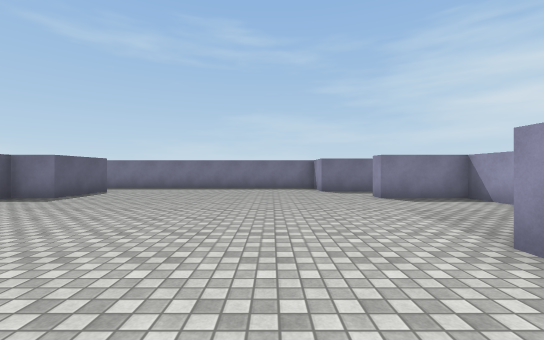
view 1 (above)

22 first-person views from a walk through a Unity game level. The camera is 1.3 m above the floor, looks level and sees 90° across. The floor is counted in squares, 2 m on a side. Each view is taken from the middle of a square. On the plan, view 1 faces up. The plan holds only what a view shows up to about 9 squares ahead; the rest is blank. The place goes on beyond the plan. Surface patterns are stand-ins for the level's own textures.

view 2
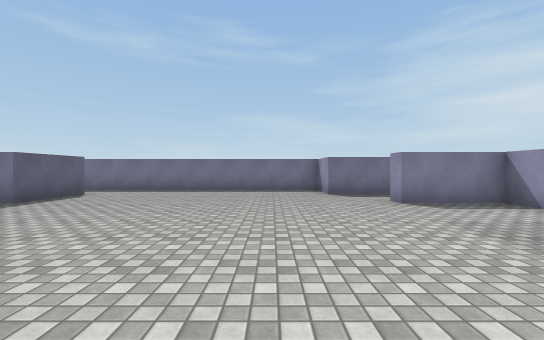

view 3
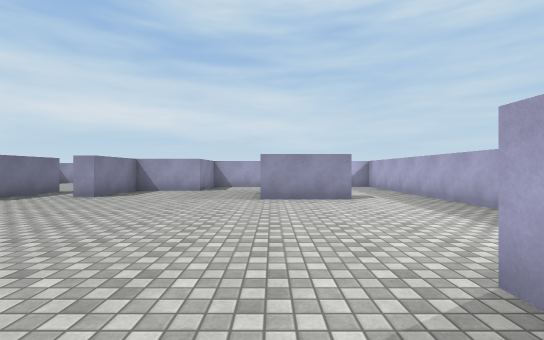

view 4
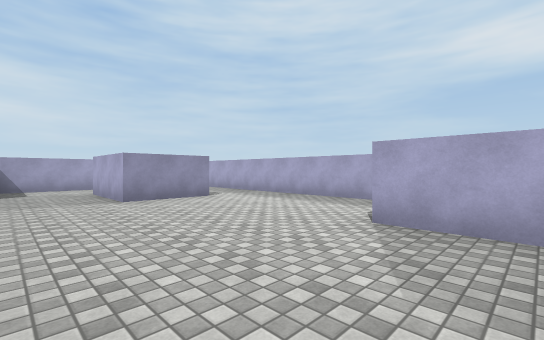

view 5
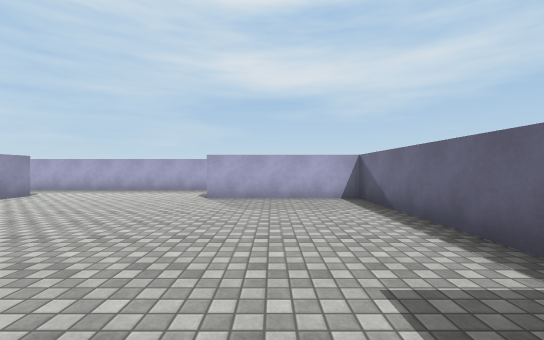

view 6
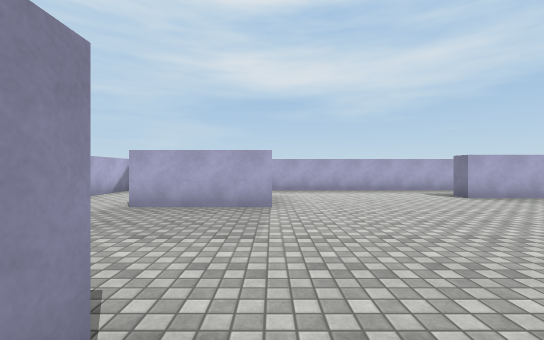

view 7
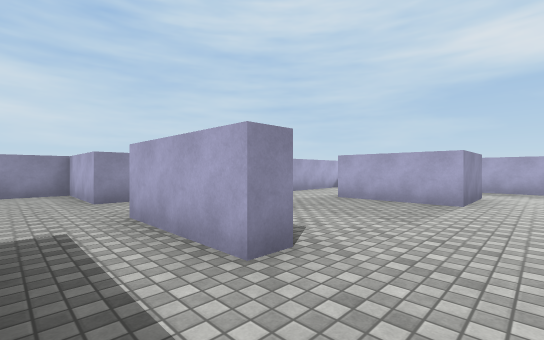

view 8
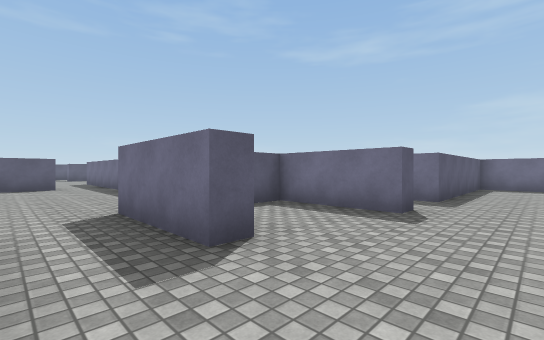

view 9
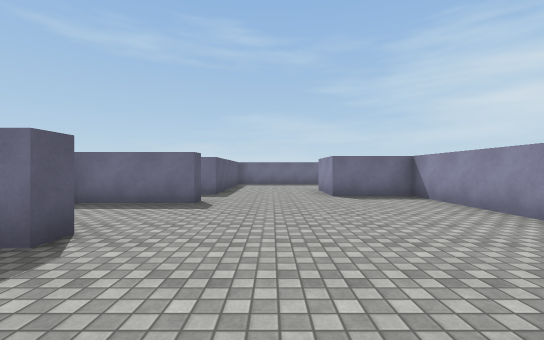

view 10
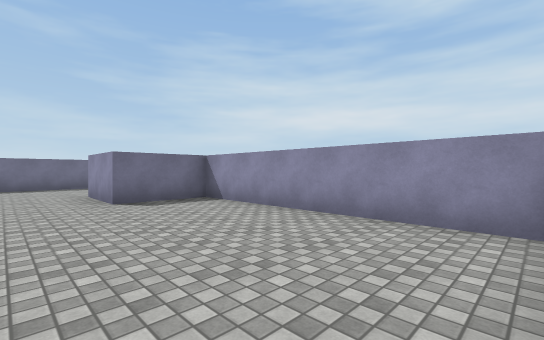

view 11
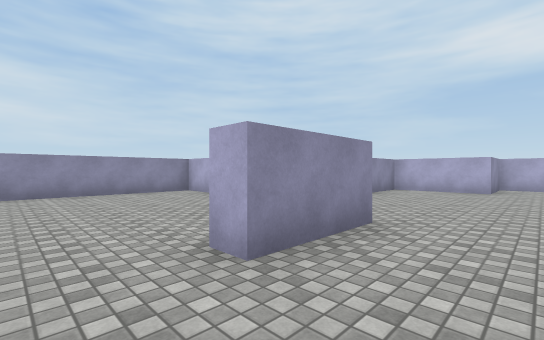

view 12
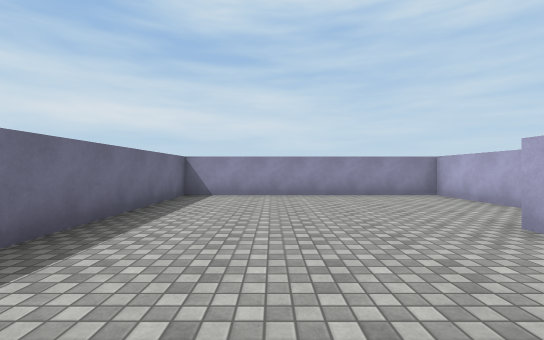

view 13
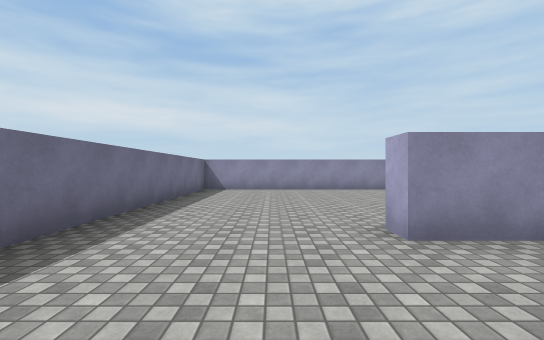

view 14
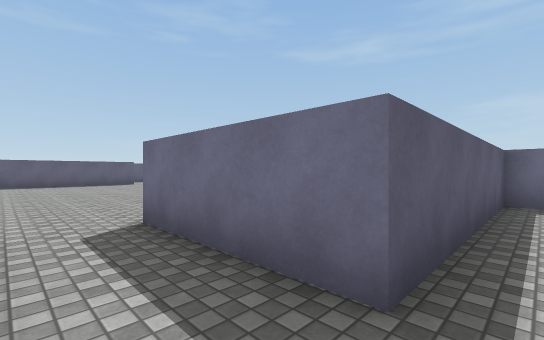

view 15
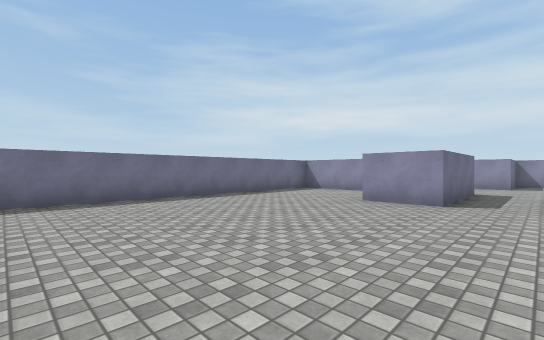

view 16
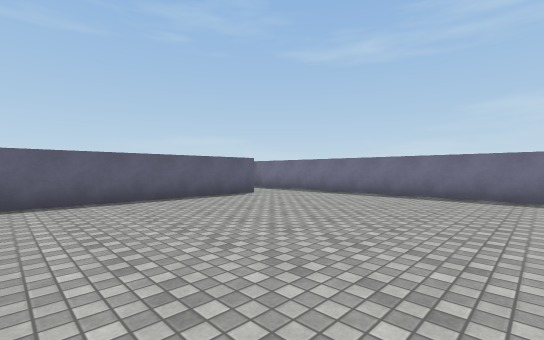

view 17
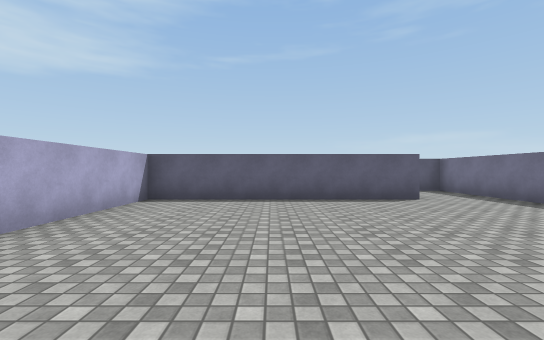

view 18
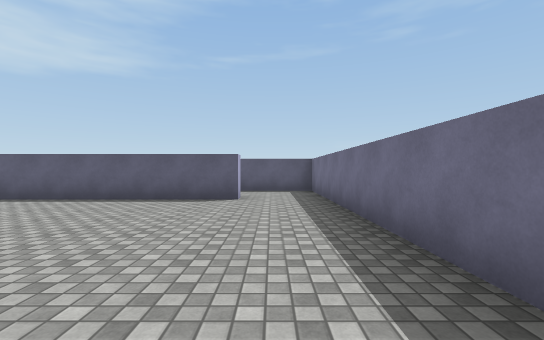

view 19
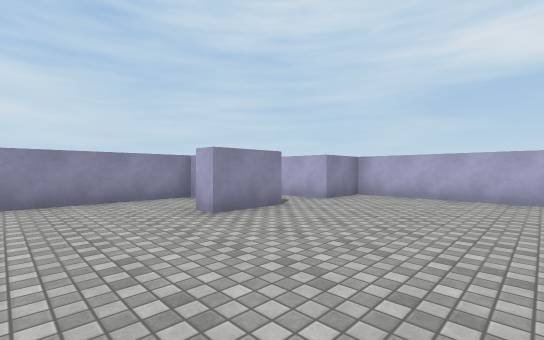

view 20
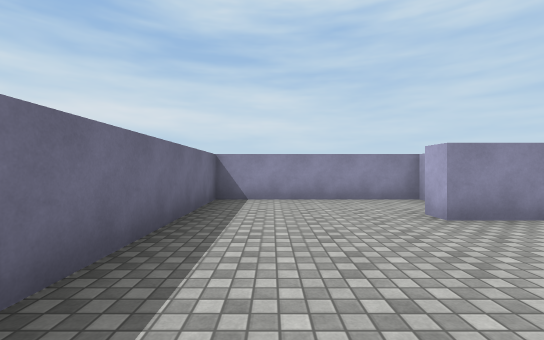

view 21
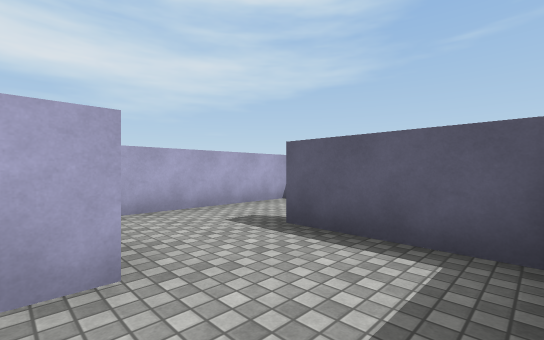

view 22
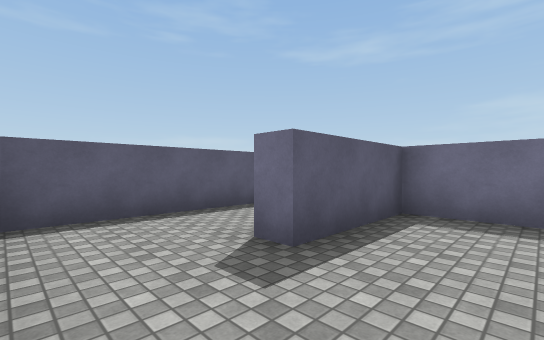

### Floor plan
Points are (right, up) in squares from view 1. A wall is a line through its corners. A room is listed if a view was taken in it or the views show most of it. See-through windows are left out.
Room 1 (views 1, 2, 3, 4, 5, 6, 7)
walls: (2, 0.1) (2, 2.2) (4.5, 2.2); (5, 4.2) (4.5, 4.2) (4.5, 6.2) (2.5, 6.2) (2.5, 6.7) (5, 6.7); (4, 8.3) (1.5, 8.3) (1.5, 9.8) (-6, 9.8); (-2.4, -1.8) (5, -1.8); (-6, 6.2) (-6, 0.7) (-2.5, 0.7) (-2.5, 0.2); (-5, 8.2) (-5, 6.8); (6.5, -1.6) (6.5, 4)
ways out: opening at (3.5, 7) to room 2; opening at (-5, 9); opening at (-3.5, -1)
objects: block (-5, 6)
Room 2 (views 8, 9, 10, 11, 12, 13, 14)
walls: (4.5, 11.8) (4.5, 11.3) (2, 11.3); (11.6, 11.7) (14, 11.7) (14, 18.2) (4.5, 18.2) (4.5, 13.3) (1.5, 13.3); (4, 8.8) (4, 8.3); (1.5, 11.7) (2.9, 11.7); (6, 4.7) (7, 4.7) (7, 6.7) (9.5, 6.7) (9.5, 12.7) (7.5, 12.7) (7.5, 14.7) (8, 14.7)
ways out: opening at (3.5, 7) to room 1; opening at (2, 12) to room 3
Room 3 (views 15, 16, 17, 18, 19, 20, 21)
walls: (-2, 10.3) (1.5, 10.3) (1.5, 11.7); (1.5, 13.3) (1.5, 14.7) (2, 14.7); (-8.5, 16.3) (-8, 16.3) (-8, 10.3) (-4.8, 10.3); (4, 13.6) (4, 18.2) (-8.5, 18.2)
ways out: opening at (2, 12) to room 2; opening at (-8, 17.5) to room 5
Room 4 (view 22)
walls: (-10.6, 13.8) (-9.1, 13.8)
ways out: opening at (-9.5, 16) to room 5; opening at (-11, 14.5)
Room 5 (no view inside)
walls: (-8.5, 18.2) (-10.5, 18.2) (-10.5, 15.8)
ways out: opening at (-8, 17.5) to room 3; opening at (-9.5, 16) to room 4

Positions as (right, up) in squares from view 1, and headings:
1: (0, 0), facing up
2: (0, 1), facing up
3: (-4, 2), facing right
4: (-4, 4), facing down-right
5: (-4, 7), facing down
6: (2, 7), facing down
7: (1, 8), facing down-right
8: (6, 7), facing up-left
9: (6, 6), facing up
10: (6, 7), facing up-right
11: (6, 16), facing down-right
12: (7, 16), facing right
13: (5, 16), facing right
14: (5, 12), facing up-left
15: (-4, 12), facing up-right
16: (-2, 11), facing up-left
17: (-2, 13), facing left
18: (-2, 17), facing left
19: (-2, 17), facing down-right
20: (-2, 17), facing right
21: (-8, 18), facing down-left
22: (-9, 14), facing up-left
